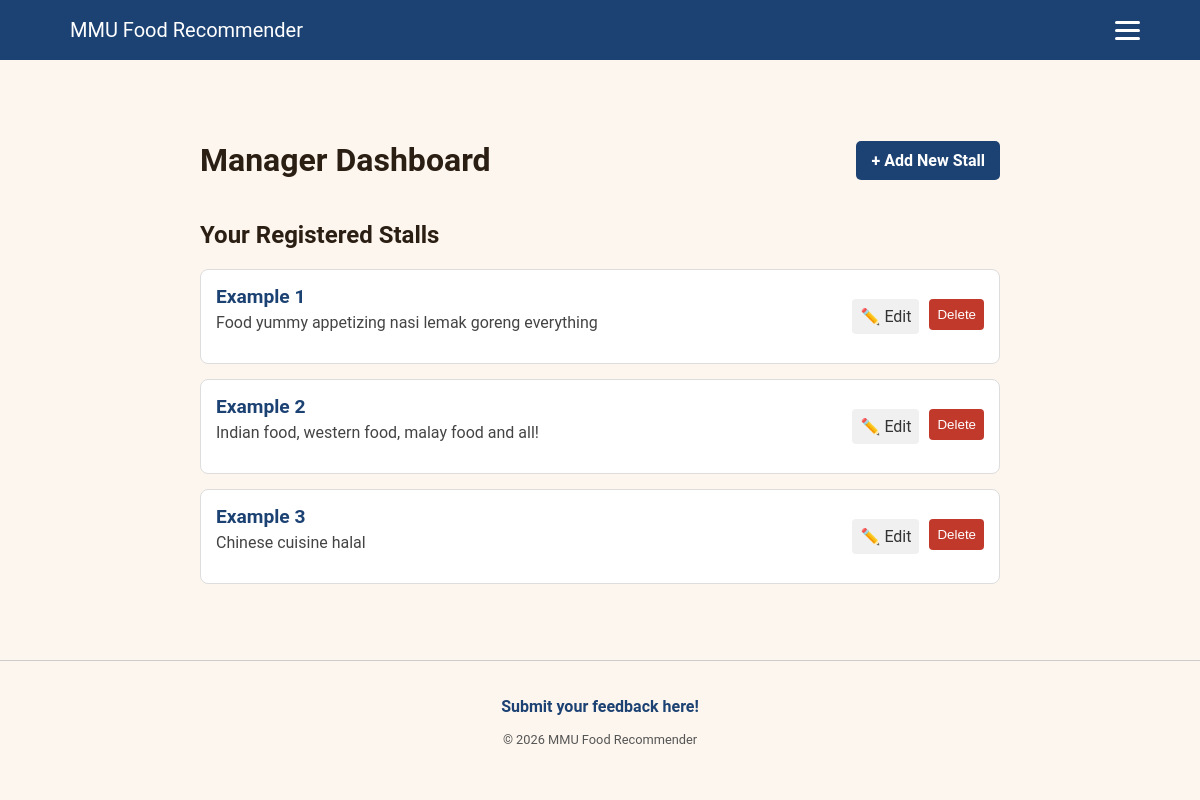
Page /manager_dashboard (signed in) on the earlier database version.
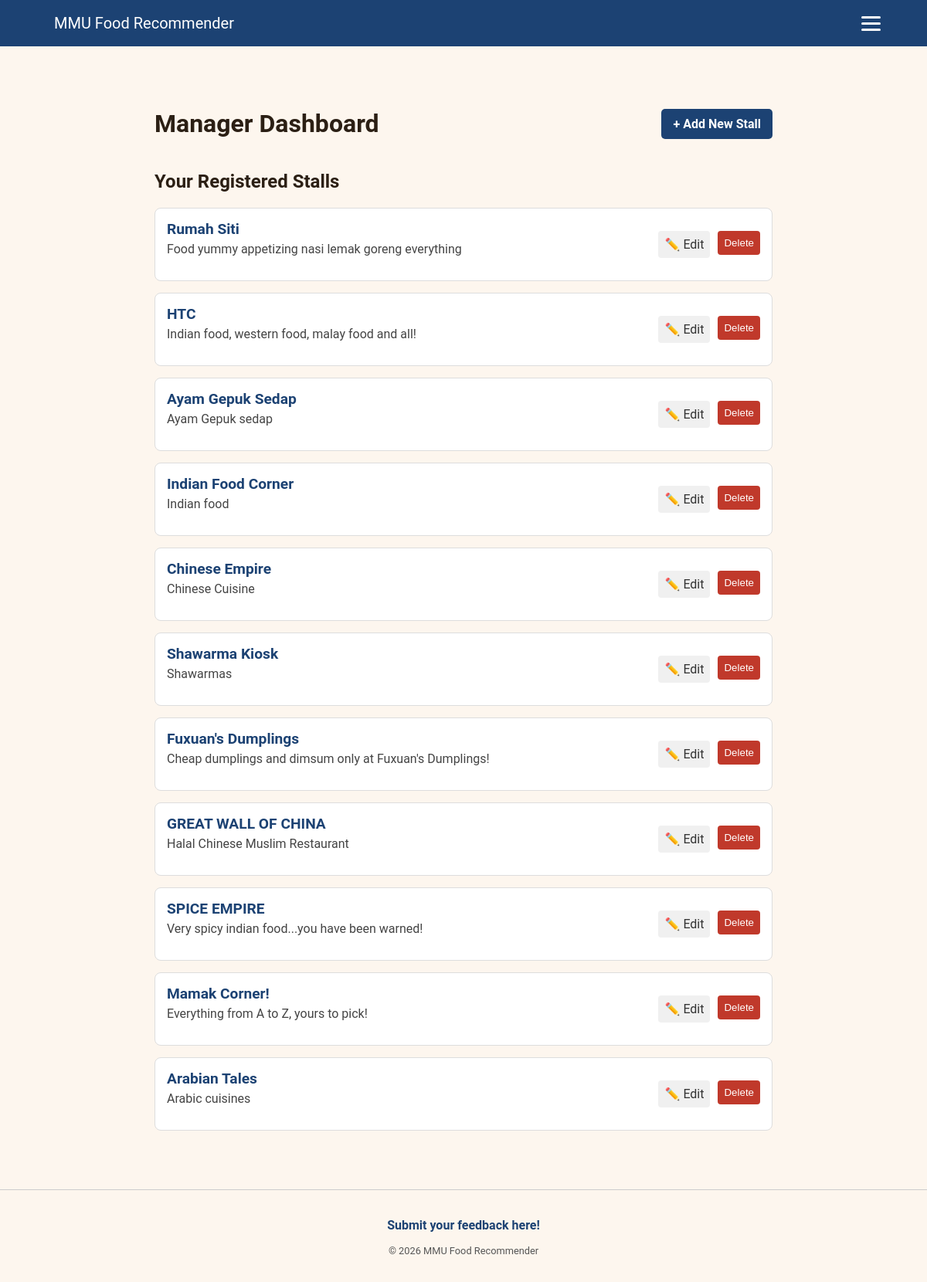
Same page on the later database version.
### app.py (models this page shows)
class Stall(db.Model):
    id = db.Column(db.Integer, primary_key=True)
    name = db.Column(db.String(120), nullable=False)
    location_id = db.Column(db.Integer, db.ForeignKey('location.id'), nullable=False)
    category = db.Column(db.String(100))
    description = db.Column(db.Text)
    manager_id = db.Column(db.Integer, db.ForeignKey('user.id'))
    food_type = db.Column(db.String(50))
    price_range = db.Column(db.String(10), nullable=False, default="RM")
    image_file = db.Column(db.String(100), nullable=False, default='default_stall.jpg')
    reviews = db.relationship('Review', backref='stall', cascade="all, delete-orphan", lazy=True)

### app.py (the view)
@app.route('/manager_dashboard')
@login_required
def manager_dashboard():
    if current_user.role != 'manager':
        flash("Access denied. Managers only.")
        return redirect(url_for('home'))
    my_stalls = Stall.query.filter_by(manager_id=current_user.id).all()
    return render_template('manager_dashboard.html', stalls=my_stalls)

### app.py (called while the page is built)
@login_manager.user_loader
def load_user(user_id):
    return User.query.get(int(user_id))

### templates/manager_dashboard.html (shortened to what this page needs)
{% extends "base.html" %}
{% block body_class %}page-manager-dashboard{% endblock %}
{% block content %}
<body class="page-manager-dashboard">
    <main class="dashboard-container">
        <div class="dashboard-header">
            <h1>Manager Dashboard</h1>
            <a href="{{ url_for('add_stall') }}" class="add-btn">+ Add New Stall</a>
        </div>
        <h2>Your Registered Stalls</h2>
        <ul class="stall-list">
            {% for stall in stalls %}
              <li class="stall-item">
                <div>
                  <strong class="stall-name">{{ stall.name }}</strong>
                  <p class="stall-desc">{{ stall.description }}</p>
                </div>
                <div class="stall-actions">
                  <a href="{{ url_for('edit_stall', stall_id=stall.id) }}" class="btn-edit">✏️ Edit</a>
                  <form action="{{ url_for('delete_stall', stall_id=stall.id) }}" method="POST">
                    <button type="submit" onclick="return confirm('Are you sure?')" class="btn-delete">Delete</button>
                  </form>
                </div>
              </li>
            {% else %}
              <li class="no-stalls">
                  No stalls registered yet. <a href="{{ url_for('add_stall') }}">Add one now.</a>
              </li>
            {% endfor %}
        </ul>
    </main>
</body>
{% endblock %}

### templates/base.html (shortened to what this page needs)
<!DOCTYPE html>
<html lang="en">
<head>
    <link rel="stylesheet" href="{{ url_for('static', filename='style.css') }}">
</head>
<body class="{% block body_class %}{% endblock %}">
    <header>
        <div class="container header-inner">
            <div class="logo">
                <img src="{{ url_for('static', filename='foodstall.png') }}" alt=""/> MMU Food Recommender
            </div>
            <div class="nav-right-group">
                <label class="hamburger" for="menu-toggle">
                    <span></span><span></span><span></span>
                </label>
            </div>
        </div>
    </header>
    <main class="container">
        {% block content %}{% endblock %}
    </main>
<footer style="text-align: center; padding: 20px; border-top: 1px solid #ccc; margin-top: 40px; color: #555;">
    <p>
        <a href="{{ url_for('feedback') }}" style="color: #1c4273; font-weight: bold; text-decoration: none;">
            Submit your feedback here!
        </a>
    </p>
    <p style="font-size: 0.8rem;">© 2026 MMU Food Recommender</p>
</footer>
</body>
</html>

### static/style.css (style rules this page uses)
:root { --primary: #1c4273; --navy-dark: #153256; --blue-mid: #578ef4; --cream: #fdf6ee; --warm-white: #fff9f2; --orange: #e07b39; --dark: #2b1f14; --mid: #6b4f35; --muted: #a08060; --border: #e2cdb5; --green: #3d7a56; --green-light: #e4f2ea; --gold: #f0a500; --shadow: 0 2px 12px rgba(43, 31, 20, 0.08); --shadow-md: 0 4px 20px rgba(43, 31, 20, 0.13); }
body { font-family: 'Roboto', sans-serif; background-color: var(--cream); color: var(--dark); min-height: 100vh;margin: 0;padding: 0; }
header { height: 60px; background: var(--primary); color: white; display: flex; align-items: center; }
.header-inner { display: flex !important; align-items: center !important; justify-content: space-between !important; width: 90%; max-width: 1200px; margin: 0 auto; }
.logo { display: flex; align-items: center; gap: 10px; font-size: 20px; font-family: 'Roboto', sans-serif; }
.hamburger { flex-shrink: 0 !important; display: flex !important; flex-direction: column !important; gap: 5px !important; cursor: pointer; margin-left: auto; z-index: 200; }
.hamburger span { display: block; width: 25px; height: 3px; background: white; border-radius: 3px; }
.page-manager-dashboard .dashboard-container { max-width: 800px; margin: 40px auto; padding: 20px; }
.page-manager-dashboard .dashboard-header { display: flex; justify-content: space-between; align-items: center; margin-bottom: 20px; }
.page-manager-dashboard .add-btn { background: #1c4273; color: white; padding: 10px 15px; text-decoration: none; border-radius: 5px; font-weight: bold; }
.page-manager-dashboard .stall-list { list-style: none; padding: 0; }
.page-manager-dashboard .stall-item { background: #fff; margin-bottom: 15px; padding: 15px; border-radius: 8px; border: 1px solid #ddd; display: flex; justify-content: space-between; align-items: center; }
.page-manager-dashboard .stall-name { font-size: 1.2rem; color: #1c4273; }
.page-manager-dashboard .stall-desc { margin-top: 5px; color: #444; }
.page-manager-dashboard .stall-actions { display: flex; gap: 10px; }
.page-manager-dashboard .btn-edit { background: #f0f0f0; padding: 8px; text-decoration: none; border-radius: 4px; color: #333; }
.page-manager-dashboard .btn-delete { background: #c0392b; color: white; border: none; padding: 8px; border-radius: 4px; cursor: pointer; }

Differences in the rows shown:
removed Stall: name "Example 3", description "Chinese cuisine halal"
changed Stall "Food yummy appetizing nasi lemak goreng everything": name "Example 1" → "Rumah Siti"
changed Stall "Indian food, western food, malay food and all!": name "Example 2" → "HTC"
added Stall: name "Ayam Gepuk Sedap", description "Ayam Gepuk sedap"
added Stall: name "Indian Food Corner", description "Indian food"
added Stall: name "Chinese Empire", description "Chinese Cuisine"
added Stall: name "Shawarma Kiosk", description "Shawarmas"
added Stall: name "Fuxuan's Dumplings", description "Cheap dumplings and dimsum only at Fuxuan's Dumplings!"
added Stall: name "GREAT WALL OF CHINA", description "Halal Chinese Muslim Restaurant"
added Stall: name "SPICE EMPIRE", description "Very spicy indian food...you have been warned!"
added Stall: name "Mamak Corner!", description "Everything from A to Z, yours to pick!"
added Stall: name "Arabian Tales", description "Arabic cuisines"
